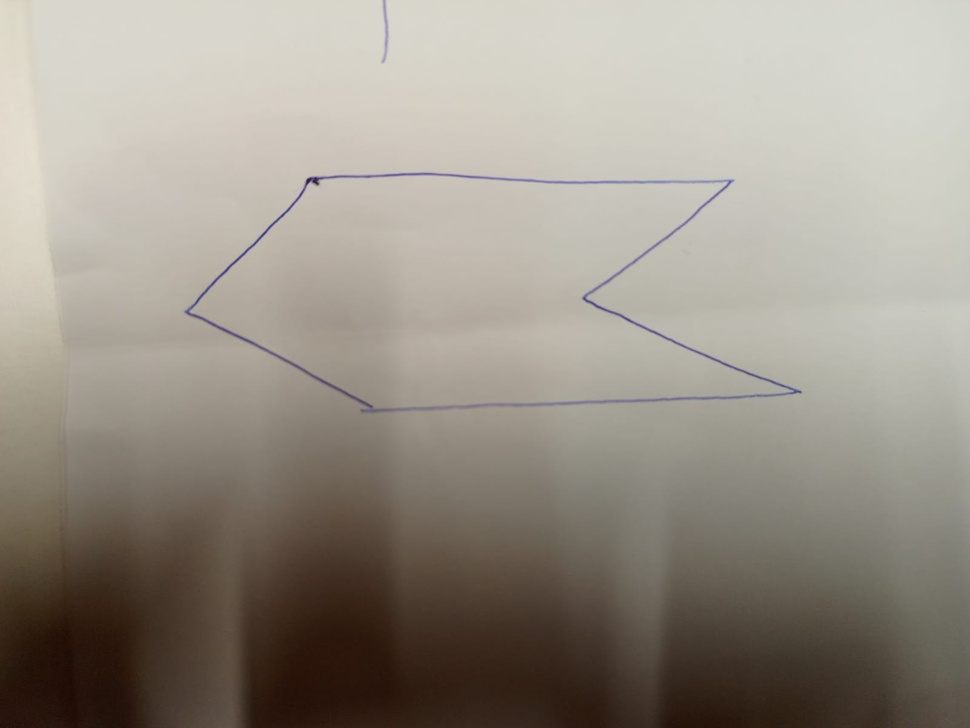
#> input picture deneme.jpg, 970 x 728 px, shrunk from 1599 x 1200 before the run, found by its file name
$ python bolme.py
#> lines starting #> are read from the running program, lines starting #| are printed output that depends on the picture; after the words box and inside, x2 and y2 are one past the last pixel; in counts of white or black regions, pixels touching at a corner belong together
import cv2
import numpy as np
import os
# Çalışan Kod
# Dosya yolunu belirle
image_path = 'C:/Users/omer.turegun/edge_detection/deneme.jpg'

# Çıkış dizinini oluştur
output_dir = 'C:/Users/omer.turegun/edge_detection/output'
os.makedirs(output_dir, exist_ok=True)

# Resmi yükle
image = cv2.imread(image_path)
#> image is the input picture: shape (728, 970, 3); mean B, G, R 136, 146.6, 153.5

# Resmin yüklendiğinden emin olun
if image is None:
    print("Resim yüklenemedi. Lütfen dosya yolunu kontrol edin.")
    exit()


# Resmin boyutlarını al
height, width, _ = image.shape
#> height = 728; width = 970

# Resmi dikey olarak tam ortadan ikiye böl
left_half = image[:, :width // 2]
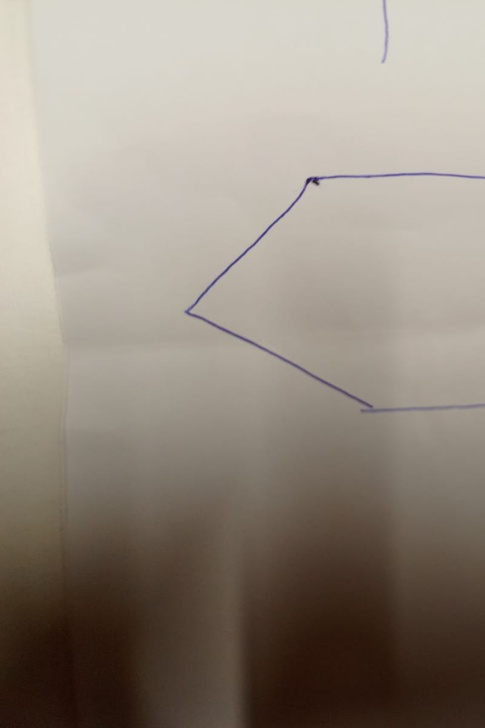
#> left_half: shape (728, 485, 3); mean B, G, R 127.4, 138.7, 148.4
right_half = image[:, width // 2:]
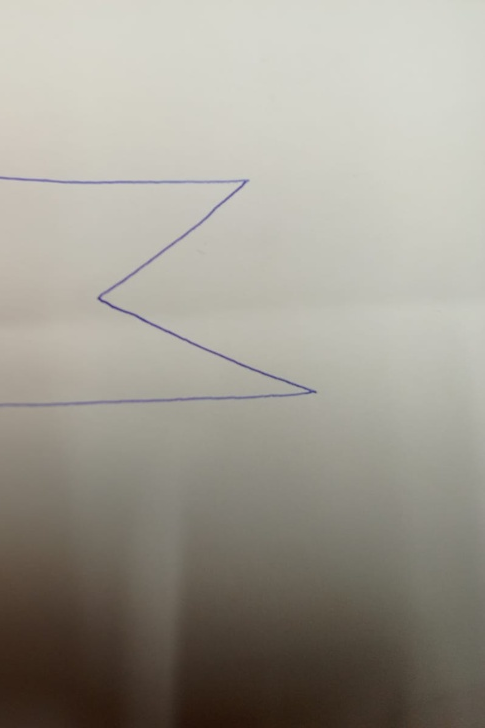
#> right_half: shape (728, 485, 3); mean B, G, R 144.6, 154.6, 158.6

# Kenar tespiti (Canny kullanarak)
edges_left = cv2.Canny(cv2.cvtColor(left_half, cv2.COLOR_BGR2GRAY), 100, 200)
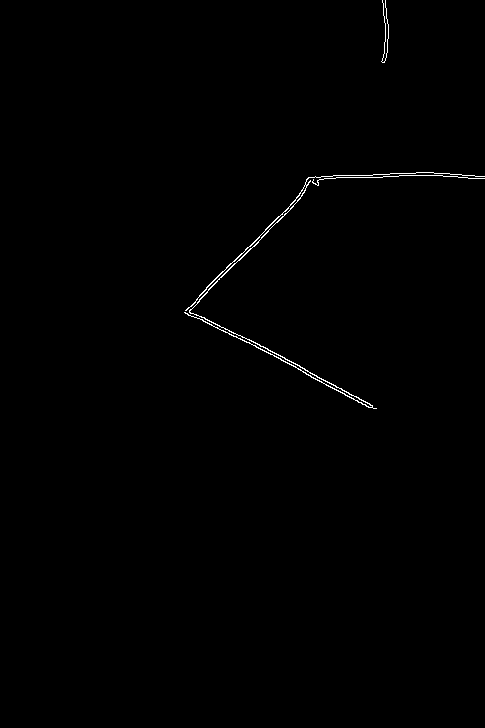
#> edges_left: shape (728, 485); 0.42% white in thin lines or dots, all inside (x1, y1, x2, y2) = (184, 0, 485, 409)
edges_right = cv2.Canny(cv2.cvtColor(right_half, cv2.COLOR_BGR2GRAY), 100, 200)
#> edges_right: shape (728, 485); 0.56% white in thin lines or dots, all inside (x1, y1, x2, y2) = (0, 176, 317, 406)

# İkiye bölünmüş resimleri kaydet
cv2.imwrite(os.path.join(output_dir, 'left_half.jpg'), left_half)
cv2.imwrite(os.path.join(output_dir, 'right_half.jpg'), right_half)

# Kenarları yer değiştirip yatay olarak birleştir
combined_image = np.hstack((right_half, left_half))
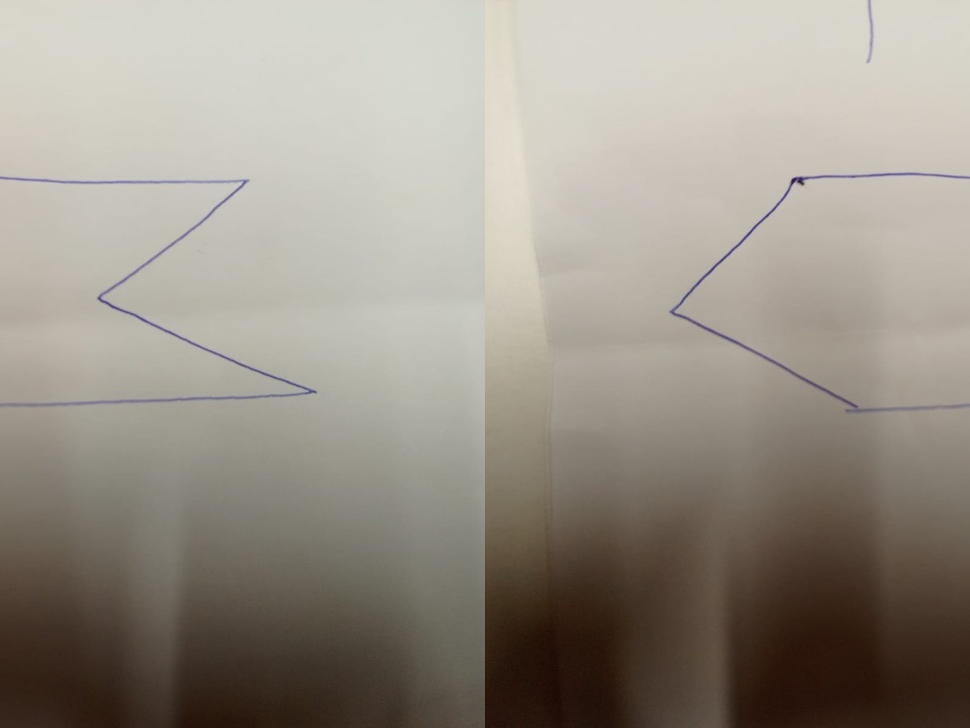
#> combined_image: shape (728, 970, 3); mean B, G, R 136, 146.6, 153.5
cv2.imwrite(os.path.join(output_dir, 'combined_image_swapped.jpg'), combined_image)

# Kenarları yer değiştirip yatay olarak birleştir
combined_edges = np.hstack((edges_right, edges_left))
#> combined_edges: shape (728, 970); 0.49% white in thin lines or dots, all inside (x1, y1, x2, y2) = (0, 0, 970, 409)

# Kenar farklarını hesapla (boyutları eşit hale getirin)
if edges_left.shape == edges_right.shape:
    edge_difference = cv2.absdiff(edges_right, edges_left)
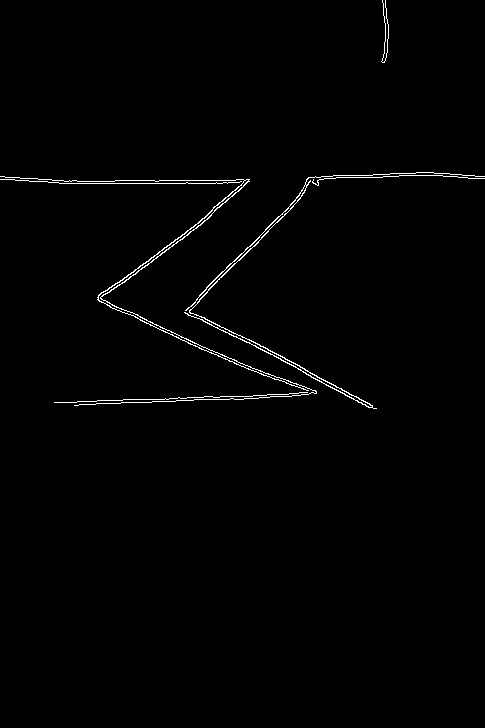
#> edge_difference: shape (728, 485); 0.98% white in thin lines or dots, all inside (x1, y1, x2, y2) = (0, 0, 485, 409)
else:
    # Boyutları eşitleme
    min_height = min(edges_left.shape[0], edges_right.shape[0])
    min_width = min(edges_left.shape[1], edges_right.shape[1])

    edges_left_resized = cv2.resize(edges_left, (min_width, min_height))
    edges_right_resized = cv2.resize(edges_right, (min_width, min_height))

    edge_difference = cv2.absdiff(edges_right_resized, edges_left_resized)

cv2.imwrite(os.path.join(output_dir, 'edge_difference.jpg'), edge_difference)

# Kenarların temas ettiği noktaları bulma
def find_edge_points(edge_image):
    points = np.column_stack(np.where(edge_image > 0))
#> points = 1466 pairs, first value 0 to 408, second value 184 to 484
    return points

# Sol ve sağ kenarların noktalarını bulma
points_left = find_edge_points(edges_left)
#> points_left has the same summary as points in find_edge_points
points_right = find_edge_points(edges_right)
#> points_right = 1986 pairs, first value 176 to 405, second value 0 to 316

# Kenarların temas ettiği noktalar arasındaki mesafeyi hesaplama
def calculate_distance(points1, points2):
    min_distance = float('inf')
    for p1 in points1:
        for p2 in points2:
            distance = np.linalg.norm(p1 - p2)
            if distance < min_distance:
                min_distance = distance
#> this loop made 1466 passes
#> p1 on passes 1 to 3: [0, 382], [0, 385], [1, 382]
#> after the loop, min_distance = 9.85
    return min_distance

# Mesafeyi piksel cinsinden hesapla
gap_distance_pixels = calculate_distance(points_left, points_right)
#> gap_distance_pixels = 9.85

# Piksel başına santimetre değeri (örnek: 0.01 cm/piksel)
pixel_to_cm_ratio = 0.01  # Bu değeri gerçek ölçümlerinize göre ayarlayın
gap_distance_cm = gap_distance_pixels * pixel_to_cm_ratio
#> gap_distance_cm = 0.0985

print(f"Kenarlar arasındaki en küçük mesafe: {gap_distance_pixels:.2f} piksel, yani {gap_distance_cm:.2f} cm.")
#| Kenarlar arasındaki en küçük mesafe: 9.85 piksel, yani 0.10 cm.

# Kenar farklarının genişliğini orijinal birleşik görüntü ile eşitleyin
edge_difference_resized = cv2.resize(edge_difference, (combined_image.shape[1], combined_image.shape[0]))
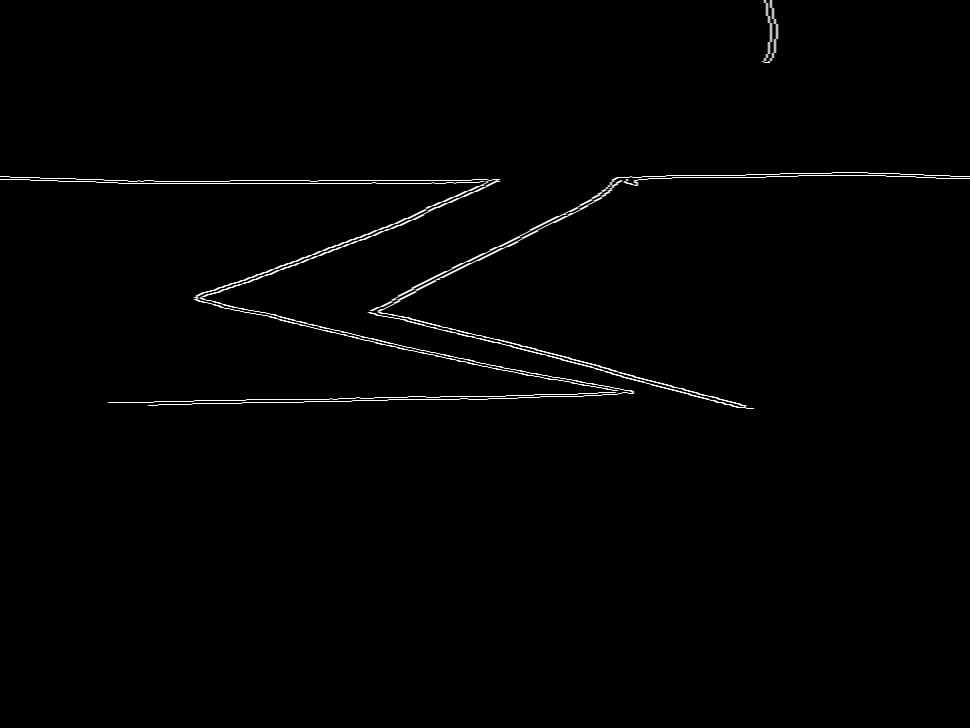
#> edge_difference_resized: shape (728, 970); min 0, max 255, mean 2.5

# Kenar farklarını içeren birleşik resmi oluştur
final_image_with_edges = np.vstack((combined_image, cv2.cvtColor(edge_difference_resized, cv2.COLOR_GRAY2BGR)))
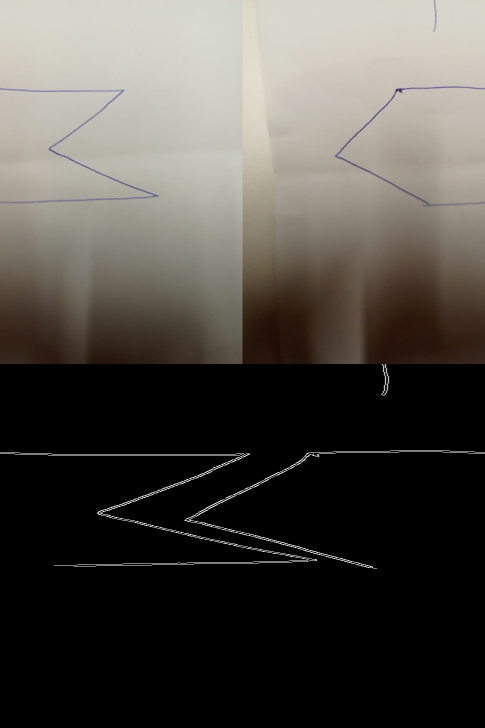
#> final_image_with_edges: shape (1456, 970, 3) (shown at 1/2 size); mean B, G, R 69.2, 74.6, 78
cv2.imwrite(os.path.join(output_dir, 'final_combined_with_edges.jpg'), final_image_with_edges)

# Sonuçları görselleştir
cv2.imshow("Kenarlar (Sag ve Sol)", combined_edges)
cv2.imshow("Birlesmis Kenar Farklari", edge_difference_resized)

# Tuşa basmayı bekleyin ve ardından pencereyi kapatın
cv2.waitKey(0)
cv2.destroyAllWindows()

print(f"Resim dikey olarak tam ortadan ikiye bölündü ve {output_dir} dizinine kaydedildi.")
print(f"Yer değiştirilmis ve birleştirilmis resim {output_dir} dizinine kaydedildi.")
print(f"Kenar farklari {output_dir} dizinine kaydedildi.")
print(f"Kenar farklari ile birleşik resim {output_dir} dizinine kaydedildi.")

$ run again, with panelfoto.jpg copied over deneme.jpg
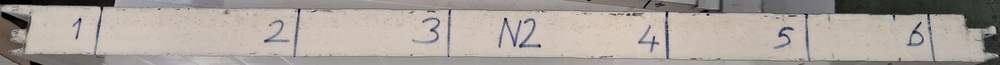
#> input picture panelfoto.jpg, 1000 x 65 px, shrunk from 3930 x 256 before the run, found by its file name
#> image is the input picture: shape (65, 1000, 3); mean B, G, R 155.9, 162.4, 170.4
#> `edges_left = cv2.Canny(cv2.cvtColor(left_half, cv2.COLOR_BGR2GRAY), 10..`:
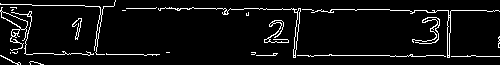
#> edges_left: shape (65, 500); 5.9% white in thin lines or dots
#> edges_right: shape (65, 500); 7.5% white in thin lines or dots
#> combined_edges: shape (65, 1000); 6.7% white in thin lines or dots
#> edge_difference: shape (65, 500); 12.5% white in thin lines or dots
#> points = 1917 pairs, first value 0 to 64, second value 0 to 499
#> points_left has the same summary as points in find_edge_points
#> points_right = 2422 pairs, first value 0 to 64, second value 0 to 499
#> the loop in calculate_distance, `for p1 in points1:` made 1917 passes
#> p1 on passes 1 to 3: [0, 115], [1, 115], [2, 114]
#> after the loop in calculate_distance, `for p1 in points1:`: min_distance = 0
#| Kenarlar arasındaki en küçük mesafe: 0.00 piksel, yani 0.00 cm.
#> `final_image_with_edges = np.vstack((combined_image, cv2.cvtColor(edge_..`:
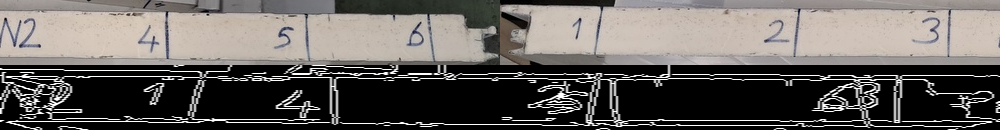
#> final_image_with_edges: shape (130, 1000, 3); mean B, G, R 93.9, 97.1, 101.1
